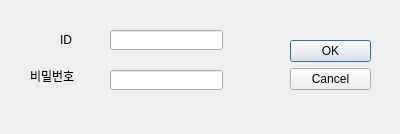
<?xml version="1.0" encoding="UTF-8"?>
<ui version="4.0">
 <class>Dialog</class>
 <widget class="QDialog" name="Dialog">
  <property name="geometry">
   <rect>
    <x>0</x>
    <y>0</y>
    <width>400</width>
    <height>134</height>
   </rect>
  </property>
  <property name="windowTitle">
   <string>Dialog</string>
  </property>
  <widget class="QDialogButtonBox" name="buttonBox">
   <property name="geometry">
    <rect>
     <x>290</x>
     <y>40</y>
     <width>81</width>
     <height>241</height>
    </rect>
   </property>
   <property name="orientation">
    <enum>Qt::Vertical</enum>
   </property>
   <property name="standardButtons">
    <set>QDialogButtonBox::Cancel|QDialogButtonBox::Ok</set>
   </property>
  </widget>
  <widget class="QLabel" name="label">
   <property name="geometry">
    <rect>
     <x>60</x>
     <y>30</y>
     <width>21</width>
     <height>20</height>
    </rect>
   </property>
   <property name="text">
    <string>ID</string>
   </property>
  </widget>
  <widget class="QLabel" name="label_2">
   <property name="geometry">
    <rect>
     <x>30</x>
     <y>70</y>
     <width>56</width>
     <height>12</height>
    </rect>
   </property>
   <property name="text">
    <string>비밀번호</string>
   </property>
  </widget>
  <widget class="QLineEdit" name="lineEdit">
   <property name="geometry">
    <rect>
     <x>110</x>
     <y>30</y>
     <width>113</width>
     <height>20</height>
    </rect>
   </property>
  </widget>
  <widget class="QLineEdit" name="lineEdit_2">
   <property name="geometry">
    <rect>
     <x>110</x>
     <y>70</y>
     <width>113</width>
     <height>20</height>
    </rect>
   </property>
  </widget>
 </widget>
 <resources/>
 <connections>
  <connection>
   <sender>buttonBox</sender>
   <signal>accepted()</signal>
   <receiver>Dialog</receiver>
   <slot>accept()</slot>
   <hints>
    <hint type="sourcelabel">
     <x>248</x>
     <y>254</y>
    </hint>
    <hint type="destinationlabel">
     <x>157</x>
     <y>274</y>
    </hint>
   </hints>
  </connection>
  <connection>
   <sender>buttonBox</sender>
   <signal>rejected()</signal>
   <receiver>Dialog</receiver>
   <slot>reject()</slot>
   <hints>
    <hint type="sourcelabel">
     <x>316</x>
     <y>260</y>
    </hint>
    <hint type="destinationlabel">
     <x>286</x>
     <y>274</y>
    </hint>
   </hints>
  </connection>
 </connections>
</ui>
